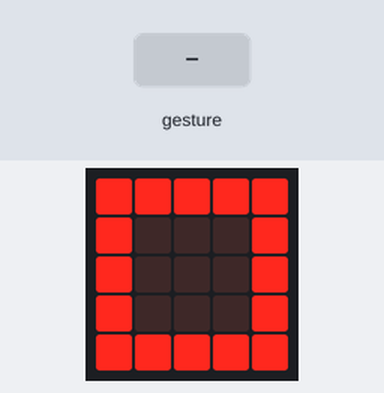
Bench run of a program on a simulated BBC micro:bit (MakeCode). Shown: the board's 5×5 LED display. The inputs (shaded band) are chosen by the test bench. Random numbers come from a fixed seed; a tilt is held for 1.5 s and a shake lasts 1 s, then the board lies face up again.

Above: at 1.8 s.
1.9 s: gesture 'shake'
At 2.9 s:
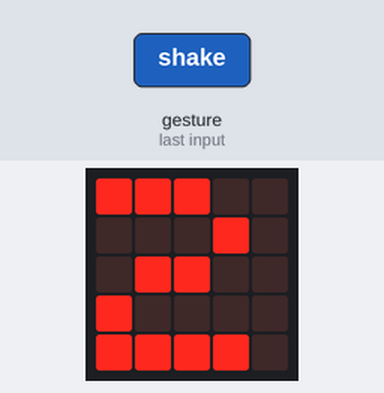
4.9 s: gesture 'shake'
At 7.1 s:
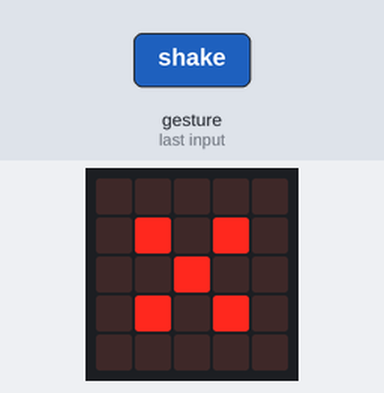
7.9 s: gesture 'shake'
At 10.6 s:
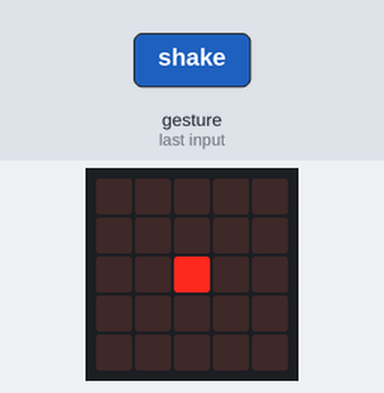
10.9 s: gesture 'shake'
At 14.1 s:
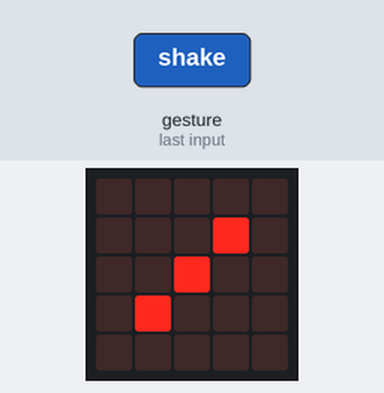
Timing chart, 0 to 14.9 s (numbered marks = the images above; inputs shaded):
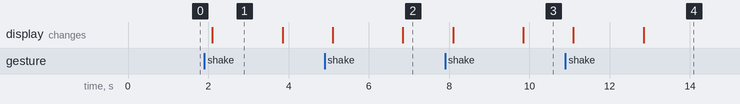

Measured:
- after the input at 1.9 s, the display: changes after 0.20 s (image 1)
- after the input at 4.9 s, the display: first changes after 0.20 s (image 2 shows a later state)
- after the input at 7.9 s, the display: first changes after 0.20 s (image 3 shows a later state)
- after the input at 10.9 s, the display: first changes after 0.20 s (image 4 shows a later state)
- what the display in image 1 shows lasts 1.8 s, from 2.1 s to 3.9 s

The program:

main.ts
```typescript
input.onGesture(Gesture.Shake, function () {
    Dado = randint(1, 6)
    basic.showNumber(Dado)
    basic.pause(1000)
    if (Dado == 1) {
        basic.showLeds(`
            . . . . .
            . . . . .
            . . # . .
            . . . . .
            . . . . .
            `)
    }
    if (Dado == 2) {
        basic.showLeds(`
            . . . . .
            . . . # .
            . . . . .
            . # . . .
            . . . . .
            `)
    }
    if (Dado == 3) {
        basic.showLeds(`
            . . . . .
            . . . # .
            . . # . .
            . # . . .
            . . . . .
            `)
    }
    if (Dado == 4) {
        basic.showLeds(`
            . . . . .
            . # . # .
            . . . . .
            . # . # .
            . . . . .
            `)
    }
    if (Dado == 5) {
        basic.showLeds(`
            . . . . .
            . # . # .
            . . # . .
            . # . # .
            . . . . .
            `)
    }
    if (Dado == 6) {
        basic.showLeds(`
            . . . . .
            . # . # .
            . # . # .
            . # . # .
            . . . . .
            `)
    }
})
let Dado = 0
basic.showIcon(IconNames.Square)
Dado += 0
```

test.ts
```typescript
// aquí va el archivo "tests"; esto no se compilará cuando este paquete se utilice como una extensión.
```
